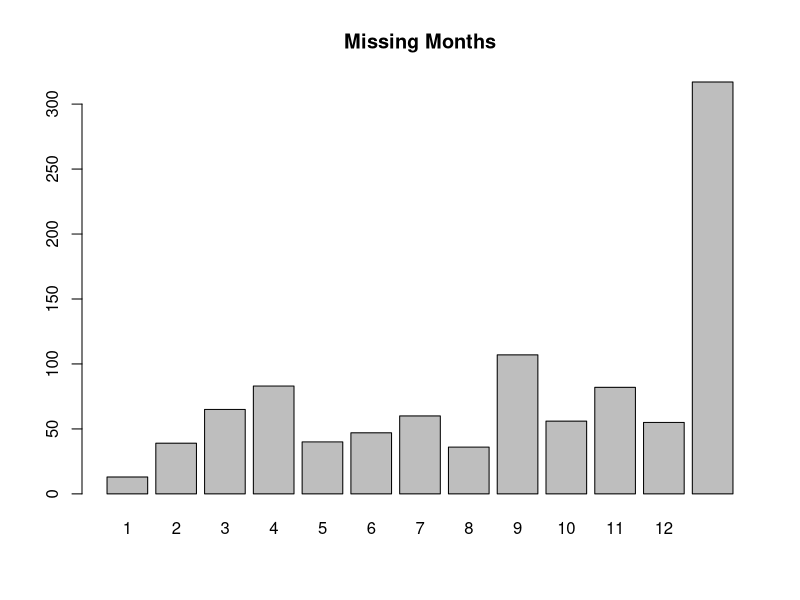
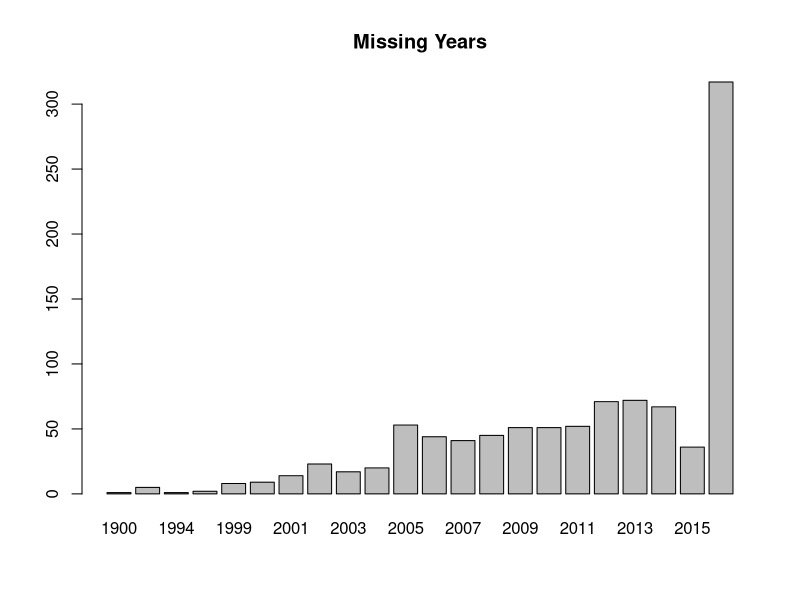
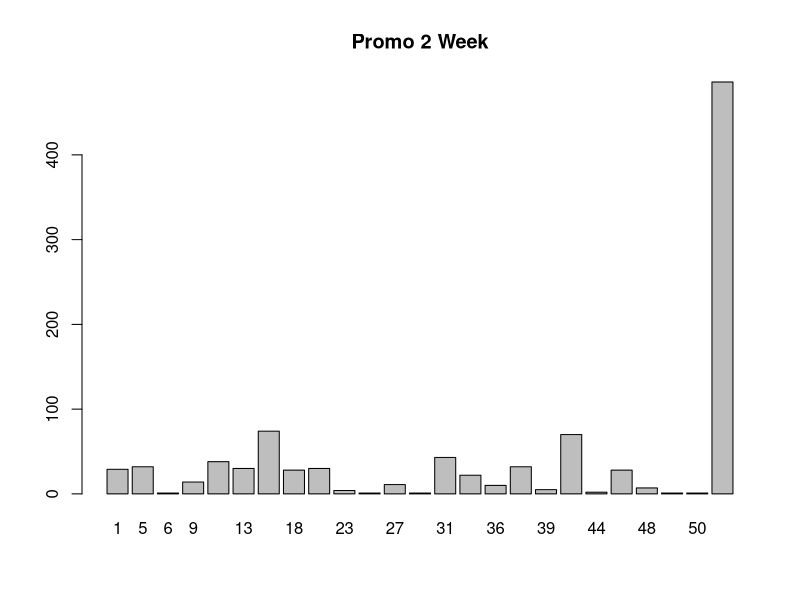
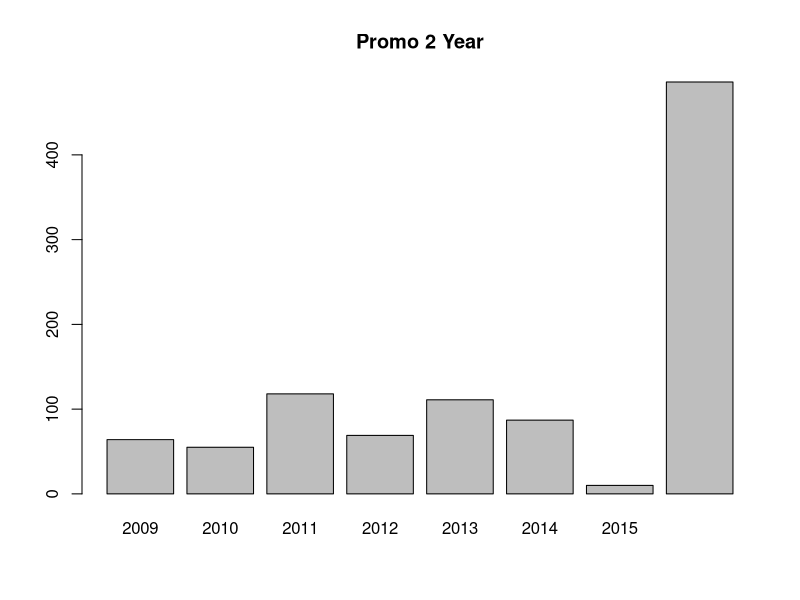
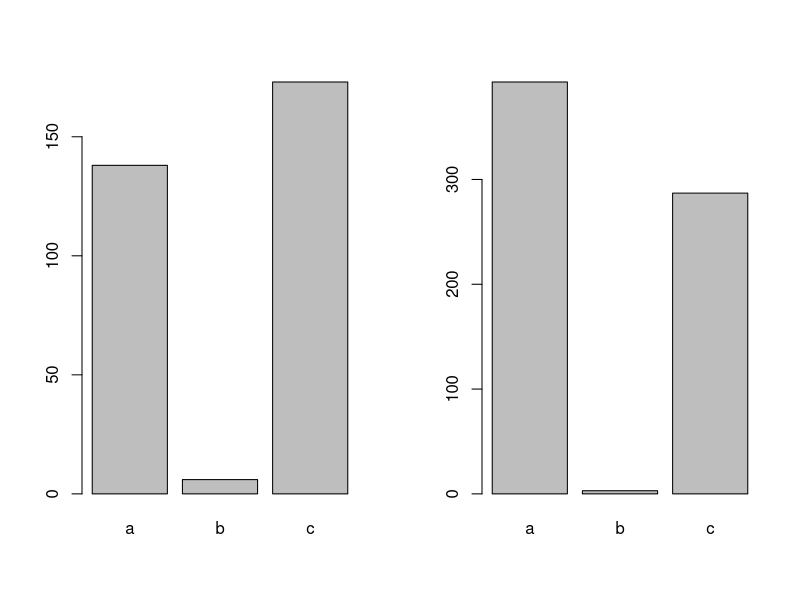
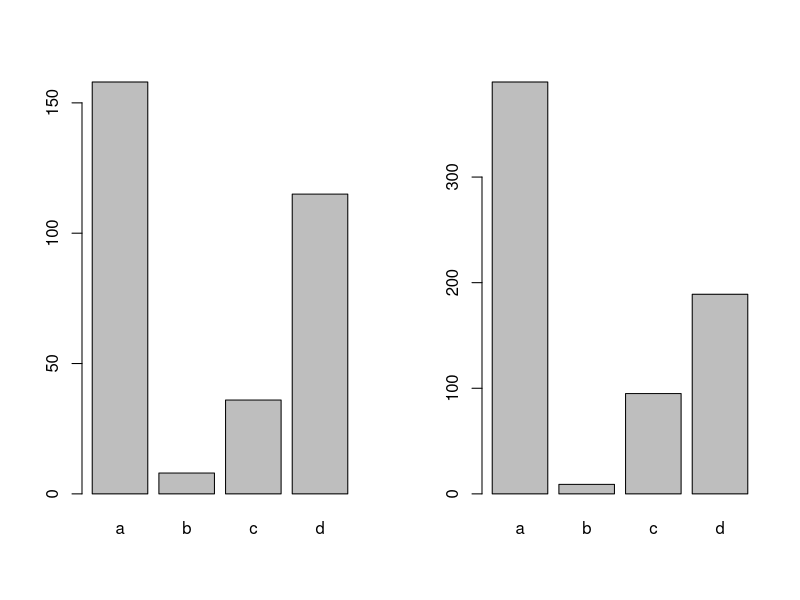
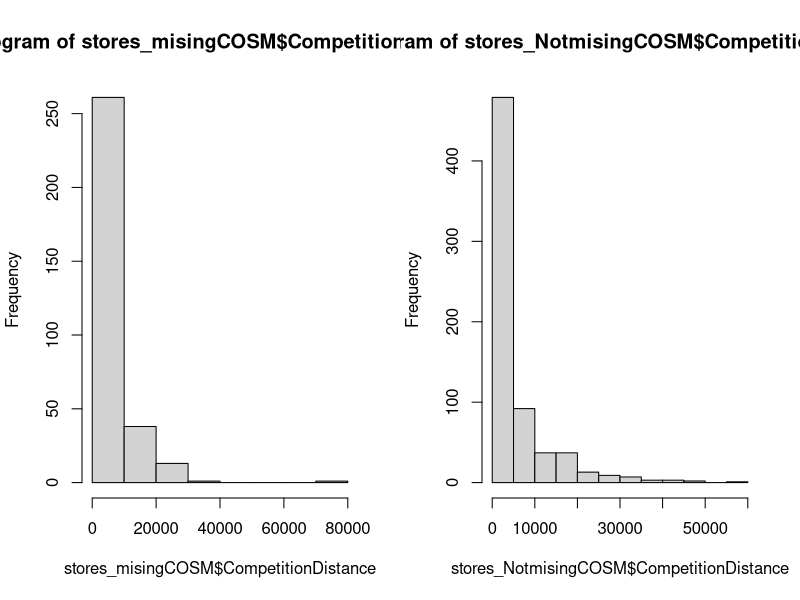
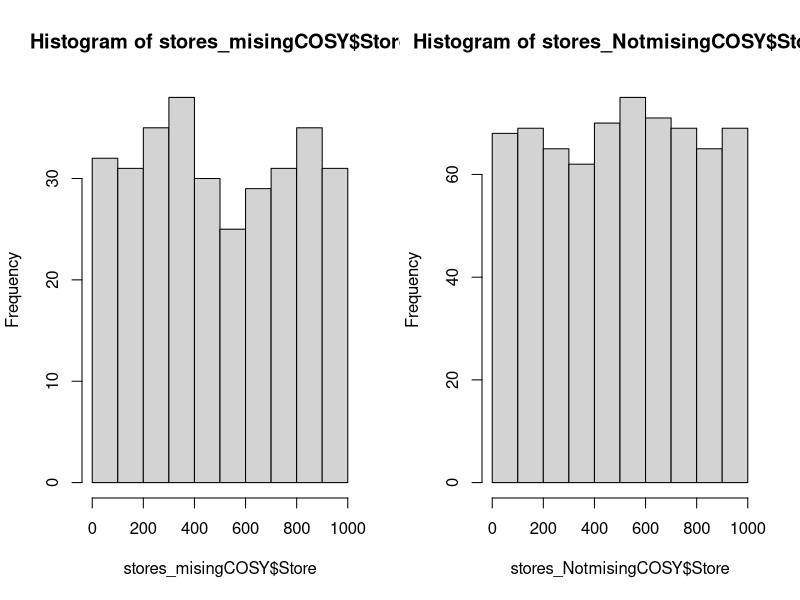

Write the R code that produced these figures, in order.
#read in the data"

stores <- read.csv("stores.csv")

m = matrix(data=NA,nrow=length(names(stores)),ncol=2)
dimnames(m) = list(names(stores),c("Total Missing","Percent Missing"))        
for(i in 1:nrow(m)){
  l = length(stores[,i])
  u = length(which(is.na(stores[,i])))
  m[i,"Total Missing"] = u
  m[i,"Percent Missing"] = round(u/l,digits=4)
}
m[m[,"Percent Missing"]!=0,]

attach(stores)
require(ggplot2)

#barplot(table(CompetitionDistance,useNA = "ifany"),main="Missing Distance")
barplot(table(CompetitionOpenSinceMonth,useNA = "ifany"),main="Missing Months")
barplot(table(CompetitionOpenSinceYear,useNA = "ifany"),main="Missing Years")
barplot(table(Promo2SinceWeek,useNA = "ifany"),main="Promo 2 Week")
barplot(table(Promo2SinceYear,useNA = "ifany"),main="Promo 2 Year")

stores_misingCOSM <- stores[is.na(stores$CompetitionOpenSinceMonth)=="TRUE",]
stores_NotmisingCOSM <- stores[is.na(stores$CompetitionOpenSinceMonth)=="FALSE",]

#missing comp open since month
par(mfrow=c(1,2))
#hist(stores_misingCOSM$Store)
#hist(stores_NotmisingCOSM$Store)
barplot(table(stores_misingCOSM$Assortment))
barplot(table(stores_NotmisingCOSM$Assortment))
barplot(table(stores_misingCOSM$StoreType))
barplot(table(stores_NotmisingCOSM$StoreType))
hist(stores_misingCOSM$CompetitionDistance)
hist(stores_NotmisingCOSM$CompetitionDistance)

stores_misingCOSY <- stores[is.na(stores$CompetitionOpenSinceYear)=="TRUE",]
stores_NotmisingCOSY <- stores[is.na(stores$CompetitionOpenSinceYear)=="FALSE",]

#missing comp open since month
par(mfrow=c(1,2))
hist(stores_misingCOSY$Store)
hist(stores_NotmisingCOSY$Store)
barplot(table(stores_misingCOSY$Assortment))
barplot(table(stores_NotmisingCOSY$Assortment))
barplot(table(stores_misingCOSY$StoreType))
barplot(table(stores_NotmisingCOSY$StoreType))
hist(stores_misingCOSY$CompetitionDistance)
hist(stores_NotmisingCOSY$CompetitionDistance)

